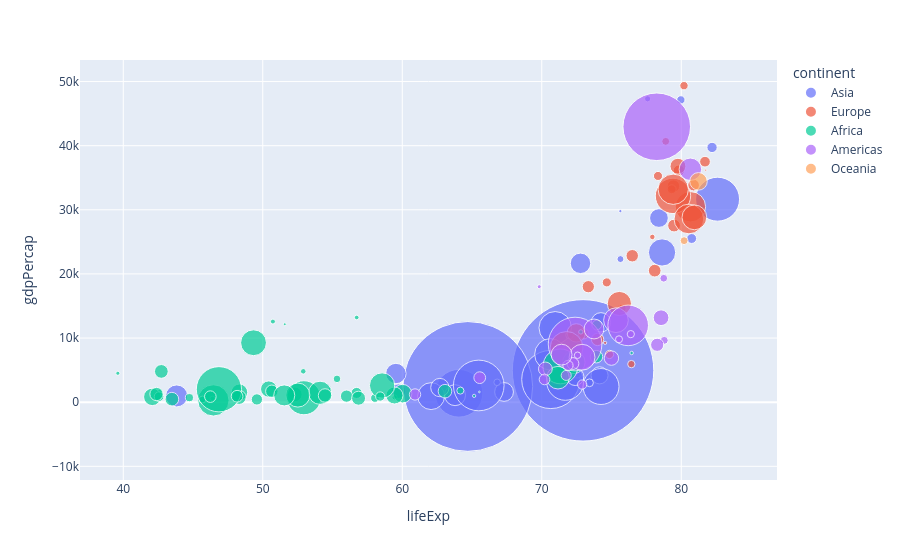

Notebook source saved alongside this figure:
### Code cell
px.scatter(temp_df, x='lifeExp', y='gdpPercap', color='continent', size='pop', size_max=100, hover_name='country')

### Figure 1 — Plotly figure (JSON) as saved in the notebook; plotly's stock layout.template omitted (floating-point values rounded to 4 significant figures)
{"data": [{"hovertemplate": "<b>%{hovertext}</b><br><br>continent=Asia<br>lifeExp=%{x}<br>gdpPercap=%{y}<br>pop=%{marker.size}<extra></extra>", "hovertext": ["Afghanistan", "Bahrain", "Bangladesh", "Cambodia", "China", "Hong Kong, China", "India", "Indonesia", "Iran", "Iraq", "Israel", "Japan", "Jordan", "Korea, Dem. Rep.", "Korea, Rep.", "Kuwait", "Lebanon", "Malaysia", "Mongolia", "Myanmar", "Nepal", "Oman", "Pakistan", "Philippines", "Saudi Arabia", "Singapore", "Sri Lanka", "Syria", "Taiwan", "Thailand", "Vietnam", "West Bank and Gaza", "Yemen, Rep."], "legendgroup": "Asia", "marker": {"color": "#636efa", "size": [31889923, 708573, 150448339, 14131858, 1318683096, 6980412, 1110396331, 223547000, 69453570, 27499638, 6426679, 127467972, 6053193, 23301725, 49044790, 2505559, 3921278, 24821286, 2874127, 47761980, 28901790, 3204897, 169270617, 91077287, 27601038, 4553009, 20378239, 19314747, 23174294, 65068149, 85262356, 4018332, 22211743], "sizemode": "area", "sizeref": 131900.0, "symbol": "circle"}, "mode": "markers", "name": "Asia", "orientation": "v", "showlegend": true, "type": "scatter", "x": [43.83, 75.64, 64.06, 59.72, 72.96, 82.21, 64.7, 70.65, 70.96, 59.55, 80.75, 82.6, 72.53, 67.3, 78.62, 77.59, 71.99, 74.24, 66.8, 62.07, 63.78, 75.64, 65.48, 71.69, 72.78, 79.97, 72.4, 74.14, 78.4, 70.62, 74.25, 73.42, 62.7], "xaxis": "x", "y": [974.6, 29800.0, 1391.0, 1714.0, 4959.0, 39720.0, 2452.0, 3541.0, 11610.0, 4471.0, 25520.0, 31660.0, 4519.0, 1593.0, 23350.0, 47310.0, 10460.0, 12450.0, 3096.0, 944.0, 1091.0, 22320.0, 2606.0, 3190.0, 21650.0, 47140.0, 3970.0, 4185.0, 28720.0, 7458.0, 2442.0, 3025.0, 2281.0], "yaxis": "y"}, {"hovertemplate": "<b>%{hovertext}</b><br><br>continent=Europe<br>lifeExp=%{x}<br>gdpPercap=%{y}<br>pop=%{marker.size}<extra></extra>", "hovertext": ["Albania", "Austria", "Belgium", "Bosnia and Herzegovina", "Bulgaria", "Croatia", "Czech Republic", "Denmark", "Finland", "France", "Germany", "Greece", "Hungary", "Iceland", "Ireland", "Italy", "Montenegro", "Netherlands", "Norway", "Poland", "Portugal", "Romania", "Serbia", "Slovak Republic", "Slovenia", "Spain", "Sweden", "Switzerland", "Turkey", "United Kingdom"], "legendgroup": "Europe", "marker": {"color": "#EF553B", "size": [3600523, 8199783, 10392226, 4552198, 7322858, 4493312, 10228744, 5468120, 5238460, 61083916, 82400996, 10706290, 9956108, 301931, 4109086, 58147733, 684736, 16570613, 4627926, 38518241, 10642836, 22276056, 10150265, 5447502, 2009245, 40448191, 9031088, 7554661, 71158647, 60776238], "sizemode": "area", "sizeref": 131900.0, "symbol": "circle"}, "mode": "markers", "name": "Europe", "orientation": "v", "showlegend": true, "type": "scatter", "x": [76.42, 79.83, 79.44, 74.85, 73.0, 75.75, 76.49, 78.33, 79.31, 80.66, 79.41, 79.48, 73.34, 81.76, 78.89, 80.55, 74.54, 79.76, 80.2, 75.56, 78.1, 72.48, 74.0, 74.66, 77.93, 80.94, 80.88, 81.7, 71.78, 79.42], "xaxis": "x", "y": [5937.0, 36130.0, 33690.0, 7446.0, 10680.0, 14620.0, 22830.0, 35280.0, 33210.0, 30470.0, 32170.0, 27540.0, 18010.0, 36180.0, 40680.0, 28570.0, 9254.0, 36800.0, 49360.0, 15390.0, 20510.0, 10810.0, 9787.0, 18680.0, 25770.0, 28820.0, 33860.0, 37510.0, 8458.0, 33200.0], "yaxis": "y"}, {"hovertemplate": "<b>%{hovertext}</b><br><br>continent=Africa<br>lifeExp=%{x}<br>gdpPercap=%{y}<br>pop=%{marker.size}<extra></extra>", "hovertext": ["Algeria", "Angola", "Benin", "Botswana", "Burkina Faso", "Burundi", "Cameroon", "Central African Republic", "Chad", "Comoros", "Congo, Dem. Rep.", "Congo, Rep.", "Cote d'Ivoire", "Djibouti", "Egypt", "Equatorial Guinea", "Eritrea", "Ethiopia", "Gabon", "Gambia", "Ghana", "Guinea", "Guinea-Bissau", "Kenya", "Lesotho", "Liberia", "Libya", "Madagascar", "Malawi", "Mali", "Mauritania", "Mauritius", "Morocco", "Mozambique", "Namibia", "Niger", "Nigeria", "Reunion", "Rwanda", "Sao Tome and Principe", "Senegal", "Sierra Leone", "Somalia", "South Africa", "Sudan", "Swaziland", "Tanzania", "Togo", "Tunisia", "Uganda", "Zambia", "Zimbabwe"], "legendgroup": "Africa", "marker": {"color": "#00cc96", "size": [33333216, 12420476, 8078314, 1639131, 14326203, 8390505, 17696293, 4369038, 10238807, 710960, 64606759, 3800610, 18013409, 496374, 80264543, 551201, 4906585, 76511887, 1454867, 1688359, 22873338, 9947814, 1472041, 35610177, 2012649, 3193942, 6036914, 19167654, 13327079, 12031795, 3270065, 1250882, 33757175, 19951656, 2055080, 12894865, 135031164, 798094, 8860588, 199579, 12267493, 6144562, 9118773, 43997828, 42292929, 1133066, 38139640, 5701579, 10276158, 29170398, 11746035, 12311143], "sizemode": "area", "sizeref": 131900.0, "symbol": "circle"}, "mode": "markers", "name": "Africa", "orientation": "v", "showlegend": true, "type": "scatter", "x": [72.3, 42.73, 56.73, 50.73, 52.3, 49.58, 50.43, 44.74, 50.65, 65.15, 46.46, 55.32, 48.33, 54.79, 71.34, 51.58, 58.04, 52.95, 56.73, 59.45, 60.02, 56.01, 46.39, 54.11, 42.59, 45.68, 73.95, 59.44, 48.3, 54.47, 64.16, 72.8, 71.16, 42.08, 52.91, 56.87, 46.86, 76.44, 46.24, 65.53, 63.06, 42.57, 48.16, 49.34, 58.56, 39.61, 52.52, 58.42, 73.92, 51.54, 42.38, 43.49], "xaxis": "x", "y": [6223.0, 4797.0, 1441.0, 12570.0, 1217.0, 430.1, 2042.0, 706.0, 1704.0, 986.1, 277.6, 3633.0, 1545.0, 2082.0, 5581.0, 12150.0, 641.4, 690.8, 13210.0, 752.7, 1328.0, 942.7, 579.2, 1463.0, 1569.0, 414.5, 12060.0, 1045.0, 759.3, 1043.0, 1803.0, 10960.0, 3820.0, 823.7, 4811.0, 619.7, 2014.0, 7670.0, 863.1, 1598.0, 1712.0, 862.5, 926.1, 9270.0, 2602.0, 4513.0, 1107.0, 883.0, 7093.0, 1056.0, 1271.0, 469.7], "yaxis": "y"}, {"hovertemplate": "<b>%{hovertext}</b><br><br>continent=Americas<br>lifeExp=%{x}<br>gdpPercap=%{y}<br>pop=%{marker.size}<extra></extra>", "hovertext": ["Argentina", "Bolivia", "Brazil", "Canada", "Chile", "Colombia", "Costa Rica", "Cuba", "Dominican Republic", "Ecuador", "El Salvador", "Guatemala", "Haiti", "Honduras", "Jamaica", "Mexico", "Nicaragua", "Panama", "Paraguay", "Peru", "Puerto Rico", "Trinidad and Tobago", "United States", "Uruguay", "Venezuela"], "legendgroup": "Americas", "marker": {"color": "#ab63fa", "size": [40301927, 9119152, 190010647, 33390141, 16284741, 44227550, 4133884, 11416987, 9319622, 13755680, 6939688, 12572928, 8502814, 7483763, 2780132, 108700891, 5675356, 3242173, 6667147, 28674757, 3942491, 1056608, 301139947, 3447496, 26084662], "sizemode": "area", "sizeref": 131900.0, "symbol": "circle"}, "mode": "markers", "name": "Americas", "orientation": "v", "showlegend": true, "type": "scatter", "x": [75.32, 65.55, 72.39, 80.65, 78.55, 72.89, 78.78, 78.27, 72.23, 74.99, 71.88, 70.26, 60.92, 70.2, 72.57, 76.19, 72.9, 75.54, 71.75, 71.42, 78.75, 69.82, 78.24, 76.38, 73.75], "xaxis": "x", "y": [12780.0, 3822.0, 9066.0, 36320.0, 13170.0, 7007.0, 9645.0, 8948.0, 6025.0, 6873.0, 5728.0, 5186.0, 1202.0, 3548.0, 7321.0, 11980.0, 2749.0, 9809.0, 4173.0, 7409.0, 19330.0, 18010.0, 42950.0, 10610.0, 11420.0], "yaxis": "y"}, {"hovertemplate": "<b>%{hovertext}</b><br><br>continent=Oceania<br>lifeExp=%{x}<br>gdpPercap=%{y}<br>pop=%{marker.size}<extra></extra>", "hovertext": ["Australia", "New Zealand"], "legendgroup": "Oceania", "marker": {"color": "#FFA15A", "size": [20434176, 4115771], "sizemode": "area", "sizeref": 131900.0, "symbol": "circle"}, "mode": "markers", "name": "Oceania", "orientation": "v", "showlegend": true, "type": "scatter", "x": [81.23, 80.2], "xaxis": "x", "y": [34440.0, 25190.0], "yaxis": "y"}], "layout": {"legend": {"itemsizing": "constant", "title": {"text": "continent"}, "tracegroupgap": 0}, "margin": {"t": 60}, "xaxis": {"anchor": "y", "domain": [0, 1], "title": {"text": "lifeExp"}}, "yaxis": {"anchor": "x", "domain": [0, 1], "title": {"text": "gdpPercap"}}}}
